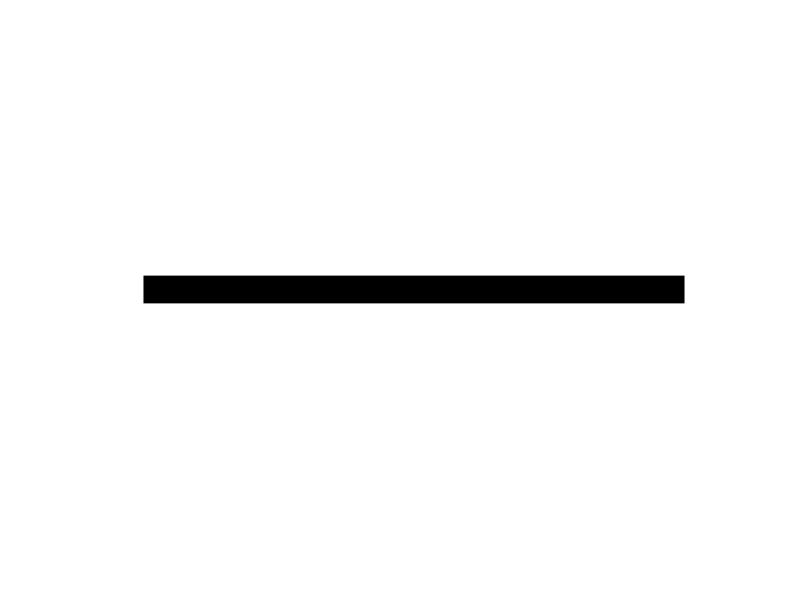
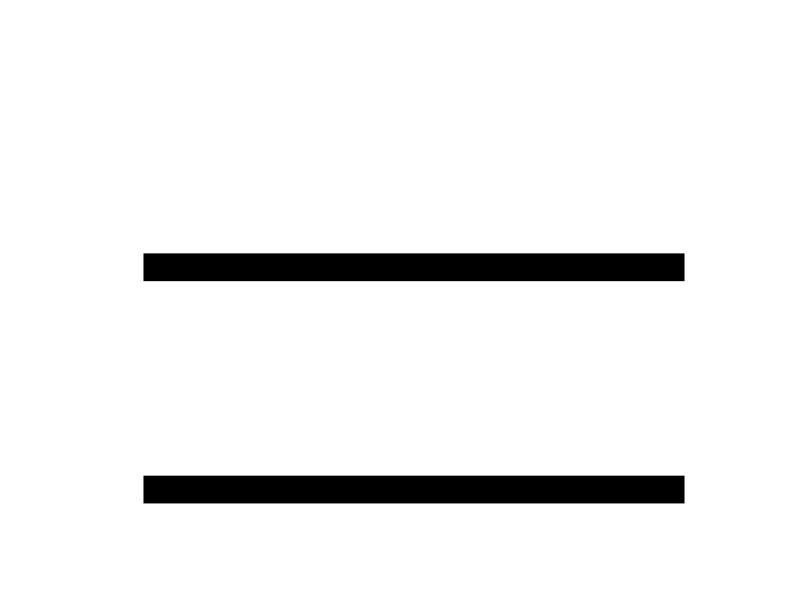

The MATLAB source for these figures, in order: (Note: this script raises an error after producing the figures.)
%% To plot homogeneous self-similar sets by iterating intervals
% Zhou Feng @ 2022-5-20
clc, clf, clear
tic

%% settings
% num of maps
numMaps = 2;
% contract ratio
ratio = (sqrt(5)-1) / 2;
% translations
trans = [-1, 1];
% initial inverval
intervalInit = [-1/(1-ratio), 1/(1-ratio)];
numItrs = 1; % iteration time

% plot settings
showTitle = false;
showFirstItrs = true;
numFirstItrs = numItrs;
color = 'k';
thickness = 20;

%% examples
% % mid-third Cantor set
% numMaps = 2;
% ratio = 1/3;
% trans = [0, 2/3];
% intervalInit = [0, 1];

% % lambda Cantor set
% numMaps = 3;
% ratio = 1/3;
% lambda = 1/2;
% trans = [0, 2/3, lambda / 3];
% intervalInit = [0, 1];

% % Bernoulli convolutions
% numMaps = 2;
% ratio = 0.4;
% trans = [0, 1 - ratio];
% intervalInit = [0, 1];

% % an example
% numMaps = 5;
% a = 3;
% ratios = 1/3 * ones(1, numMaps);
% trans = [0, a.^ - (0:1:(numMaps - 2))];
% intervalInit = [0, 1.5];

%% prepare params & error handling
isCompact = false;

if numMaps == length(trans)
    isCompact = true;
end

if ~isCompact
    error('Illegal settings. Dimensions of the parameters does not match!')
end

ratios = ratio * ones(1, numMaps);
trans = sort(trans);
lenInit = diff(intervalInit);
numFirstItrs = numFirstItrs + 1;

%% generate points
ptsInit = intervalInit(1);
ptsNow = ptsInit;
sizeNow = length(ptsNow);
ptsTotal = cell(numItrs + 1, 1);
ptsTotal{1} = ptsInit;

for levelNow = 1:numItrs
    ptsTmp = kron(ptsNow, ratios) + kron(ones(1, sizeNow), trans);
    ptsNow = unique(ptsTmp);
    sizeNow = length(ptsNow);
    ptsTotal{levelNow + 1} = ptsNow;
end

%% plot
lenBasic = ratio^numItrs * lenInit;
ptsDiff = diff(ptsNow);
indexGaps = ptsDiff > lenBasic;
ptsLeft = ptsNow([true indexGaps]);
numSegments = length(ptsLeft);
ptsRight = [ptsNow([false, indexGaps]) - ptsDiff(indexGaps), ptsNow(end)] + lenBasic;

figure(1)
plot([ptsLeft; ptsRight], ...
    zeros(2, numSegments), ...
    color, "LineWidth", thickness)
set(gca, 'XColor', 'none', 'YColor', 'none')

if showTitle
    title(['Iteration time = ', num2str(numItrs)], 'Interpreter', 'latex');
end

if showFirstItrs && numItrs + 1 >= numFirstItrs
    figure(2)

    for i = 1:numFirstItrs
        lenBasicTmp = ratio^(i - 1) * lenInit;
        ptsDiffTmp = diff(ptsTotal{i});
        indexGapsTmp = ptsDiffTmp > lenBasicTmp;
        ptsLeftTmp = ptsTotal{i}([true indexGapsTmp]);
        numSegmentsTmp = length(ptsLeftTmp);
        ptsRightTmp = [ptsTotal{i}([false, indexGapsTmp]) - ptsDiffTmp(indexGapsTmp), ...
                                    ptsTotal{i}(end)] + lenBasicTmp;
        plot([ptsLeftTmp; ptsRightTmp], ...
            zeros(2, numSegmentsTmp) - i, ...
            color, "LineWidth", thickness)
        hold on
    end

    hold off
    set(gca, 'XColor', 'none', 'YColor', 'none', 'ZColor', 'none')

    if showTitle
        title(['Iteration time = ', num2str(numFirstItrs - 1)], 'Interpreter', 'latex');
    end

    ylim([- numFirstItrs - 0.5 * thickness / 50, 0])
end

%% show param
countPtsTotal = sizeNow;
countShapesTotal = size(ptsLeft, 2);
tableResults = table(countPtsTotal, countShapesTotal);
format long
disp(tableResults)
